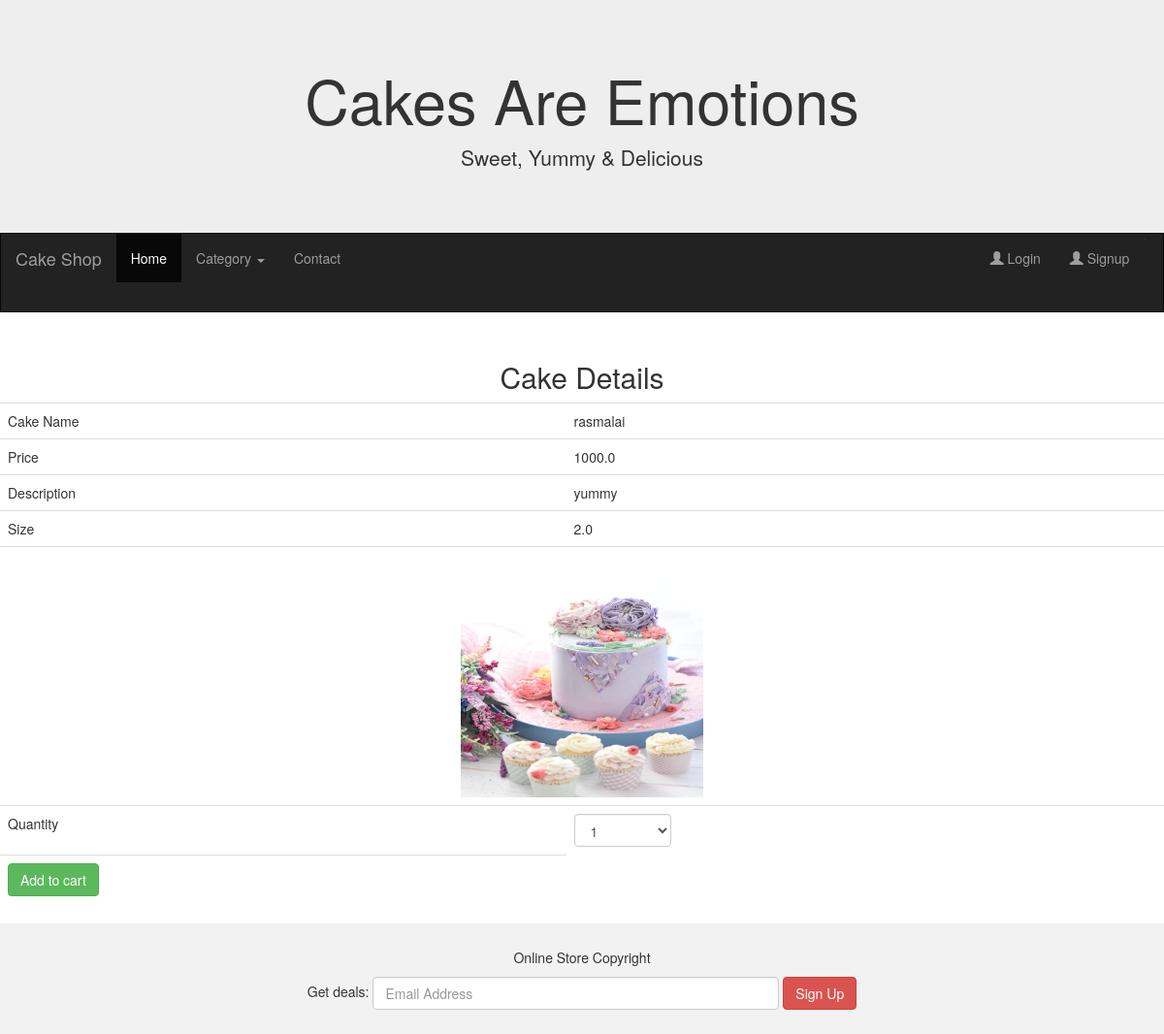
Page /viewDetails/5 on the committed database.
### adminApp/models.py (models this page shows)
class Product(models.Model):
    pname = models.CharField(max_length=20)
    price = models.FloatField(default=200)
    description = models.CharField(max_length=50)
    size = models.FloatField(default=1)
    quantity = models.IntegerField()
    image = models.ImageField(default = 'abc.jpg',upload_to = "Images")
    cat = models.ForeignKey(to='Category', on_delete=models.CASCADE)
    class Meta:
        db_table = "Product"

### userApp/views.py (the view)
# urls.py: path('viewDetails/<id>',views.cakeDetails),
def cakeDetails(request,id):
    cake = Product.objects.get(id = id)
    cats = Category.objects.all()
    return render(request,"cakeDetails.html",{"cake":cake,"cats":cats,})

### userApp/templates/cakeDetails.html (shortened to what this page needs)
{%extends "homepage.html"%}
{%block content%}
<center>
    <h2> Cake Details </h2>
    <form method="post" action="/addtocart">
    <table class="table">
        <tr><td> Cake Name </td><td>{{cake.pname}}</td></tr>
        <tr> <td> Price </td><td> {{cake.price}}</td></tr>
        <tr><td> Description </td><td> {{cake.description}}</td></tr>
        <tr><td>Size </td><td>{{cake.size}}</td></tr>
        <tr><td colspan="2" align="center"> <img src="{{cake.image.url}}" height="250" width="250"/></td></tr>
        <tr> <td> Quantity </td>
        <td> <select name="qty" class="form-control" style="width:100px">
            <option>1</option>
        </select> </td></tr>
       <tr><Td>  <button type="submit" class="btn btn-success"> Add to cart</button></Td></tr>
    </table>
</form>
</center>
{%endblock%}

### userApp/templates/homepage.html (shortened to what this page needs)
<!DOCTYPE html>
<html lang="en">
<head>
  <link rel="stylesheet" href="https://maxcdn.bootstrapcdn.com/bootstrap/3.4.1/css/bootstrap.min.css">
</head>
<body>
<div class="jumbotron">
  <div class="container text-center">
    <h1>Cakes Are Emotions </h1>
    <p>Sweet, Yummy & Delicious </p>
  </div>
</div>
<nav class="navbar navbar-inverse">
  <div class="container-fluid">
    <div class="navbar-header">
      {%if "uname" in request.session%}
      <a class="navbar-brand" href="#">Welcome {{request.session.uname}}</a>
      {%else%}
      <a class="navbar-brand" href="#">Cake Shop</a>
      {%endif%}
    </div>
    <div class="collapse navbar-collapse" id="myNavbar">
      <ul class="nav navbar-nav">
        <li class="active"><a href="/">Home</a></li>
        <li class="dropdown">
          <a class="dropdown-toggle" data-toggle="dropdown" href="#">Category
          <span class="caret"></span></a>
          <ul class="dropdown-menu">
            {%for cat in cats%}
            <li><a href="/showcakes/{{cat.id}}">{{cat.category_name}}</li>
              {%endfor%}
          </ul>
        <li><a href="#">Contact</a></li>
      </ul>
      <ul class="nav navbar-nav navbar-right">
        {%if "uname" in request.session%}
        <li><a href="/showAll"><span class="glyphicon glyphicon-shopping-cart"></span> Cart</a></li>
        <li><a href="/logout"><span class="glyphicon glyphicon-user"></span> Logout </a></li>`
        {%else%}
        <li><a href="/login"><span class="glyphicon glyphicon-user"></span> Login </a></li>`
        <li><a href="/signup"><span class="glyphicon glyphicon-user"></span> Signup </a></li>
        {%endif%}
      </ul>
    </div>
  </div>
</nav>
{%block content%}{%endblock%}
<footer class="container-fluid text-center">
  <p>Online Store Copyright</p>
  <form class="form-inline">Get deals:
    <input type="email" class="form-control" size="50" placeholder="Email Address">
    <button type="button" class="btn btn-danger">Sign Up</button>
  </form>
</footer>
</body>
</html>

### userApp/templates/homepage.html (style rules this page uses)
.navbar { margin-bottom: 50px; border-radius: 0; }
.jumbotron { margin-bottom: 0; }
footer { background-color: #f2f2f2; padding: 25px; }

### rows in the picture
Product: pname "rasmalai", price "1000.0", description "yummy", size "2.0", image (picture)
